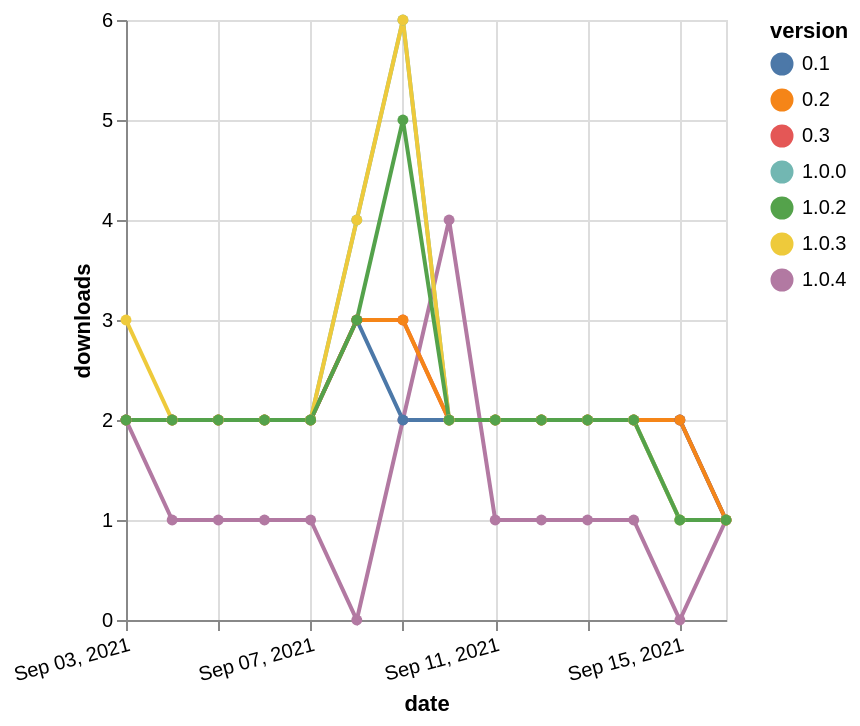

Vega-Lite specification stored for this chart:
### Vega-Lite specification from a JSON file in a GitHub repository (floating-point values rounded to 4 significant figures)
{"$schema": "https://vega.github.io/schema/vega-lite/v5.json", "description": "A simple bar chart with embedded data.", "data": {"values": [{"date": "2021-09-03", "total": 276, "delta": 2, "version": "1.0.4"}, {"date": "2021-09-04", "total": 277, "delta": 1, "version": "1.0.4"}, {"date": "2021-09-05", "total": 278, "delta": 1, "version": "1.0.4"}, {"date": "2021-09-06", "total": 279, "delta": 1, "version": "1.0.4"}, {"date": "2021-09-07", "total": 280, "delta": 1, "version": "1.0.4"}, {"date": "2021-09-08", "total": 280, "delta": 0, "version": "1.0.4"}, {"date": "2021-09-09", "total": 282, "delta": 2, "version": "1.0.4"}, {"date": "2021-09-10", "total": 286, "delta": 4, "version": "1.0.4"}, {"date": "2021-09-11", "total": 287, "delta": 1, "version": "1.0.4"}, {"date": "2021-09-12", "total": 288, "delta": 1, "version": "1.0.4"}, {"date": "2021-09-13", "total": 289, "delta": 1, "version": "1.0.4"}, {"date": "2021-09-14", "total": 290, "delta": 1, "version": "1.0.4"}, {"date": "2021-09-15", "total": 290, "delta": 0, "version": "1.0.4"}, {"date": "2021-09-16", "total": 291, "delta": 1, "version": "1.0.4"}, {"date": "2021-09-03", "total": 2539, "delta": 2, "version": "0.3"}, {"date": "2021-09-04", "total": 2541, "delta": 2, "version": "0.3"}, {"date": "2021-09-05", "total": 2543, "delta": 2, "version": "0.3"}, {"date": "2021-09-06", "total": 2545, "delta": 2, "version": "0.3"}, {"date": "2021-09-07", "total": 2547, "delta": 2, "version": "0.3"}, {"date": "2021-09-08", "total": 2550, "delta": 3, "version": "0.3"}, {"date": "2021-09-09", "total": 2553, "delta": 3, "version": "0.3"}, {"date": "2021-09-10", "total": 2555, "delta": 2, "version": "0.3"}, {"date": "2021-09-11", "total": 2557, "delta": 2, "version": "0.3"}, {"date": "2021-09-12", "total": 2559, "delta": 2, "version": "0.3"}, {"date": "2021-09-13", "total": 2561, "delta": 2, "version": "0.3"}, {"date": "2021-09-14", "total": 2563, "delta": 2, "version": "0.3"}, {"date": "2021-09-15", "total": 2565, "delta": 2, "version": "0.3"}, {"date": "2021-09-16", "total": 2566, "delta": 1, "version": "0.3"}, {"date": "2021-09-03", "total": 2579, "delta": 2, "version": "0.1"}, {"date": "2021-09-04", "total": 2581, "delta": 2, "version": "0.1"}, {"date": "2021-09-05", "total": 2583, "delta": 2, "version": "0.1"}, {"date": "2021-09-06", "total": 2585, "delta": 2, "version": "0.1"}, {"date": "2021-09-07", "total": 2587, "delta": 2, "version": "0.1"}, {"date": "2021-09-08", "total": 2590, "delta": 3, "version": "0.1"}, {"date": "2021-09-09", "total": 2592, "delta": 2, "version": "0.1"}, {"date": "2021-09-10", "total": 2594, "delta": 2, "version": "0.1"}, {"date": "2021-09-11", "total": 2596, "delta": 2, "version": "0.1"}, {"date": "2021-09-12", "total": 2598, "delta": 2, "version": "0.1"}, {"date": "2021-09-13", "total": 2600, "delta": 2, "version": "0.1"}, {"date": "2021-09-14", "total": 2602, "delta": 2, "version": "0.1"}, {"date": "2021-09-15", "total": 2604, "delta": 2, "version": "0.1"}, {"date": "2021-09-16", "total": 2605, "delta": 1, "version": "0.1"}, {"date": "2021-09-03", "total": 3122, "delta": 2, "version": "1.0.0"}, {"date": "2021-09-04", "total": 3124, "delta": 2, "version": "1.0.0"}, {"date": "2021-09-05", "total": 3126, "delta": 2, "version": "1.0.0"}, {"date": "2021-09-06", "total": 3128, "delta": 2, "version": "1.0.0"}, {"date": "2021-09-07", "total": 3130, "delta": 2, "version": "1.0.0"}, {"date": "2021-09-08", "total": 3134, "delta": 4, "version": "1.0.0"}, {"date": "2021-09-09", "total": 3140, "delta": 6, "version": "1.0.0"}, {"date": "2021-09-10", "total": 3142, "delta": 2, "version": "1.0.0"}, {"date": "2021-09-11", "total": 3144, "delta": 2, "version": "1.0.0"}, {"date": "2021-09-12", "total": 3146, "delta": 2, "version": "1.0.0"}, {"date": "2021-09-13", "total": 3148, "delta": 2, "version": "1.0.0"}, {"date": "2021-09-14", "total": 3150, "delta": 2, "version": "1.0.0"}, {"date": "2021-09-15", "total": 3151, "delta": 1, "version": "1.0.0"}, {"date": "2021-09-16", "total": 3152, "delta": 1, "version": "1.0.0"}, {"date": "2021-09-03", "total": 2521, "delta": 2, "version": "0.2"}, {"date": "2021-09-04", "total": 2523, "delta": 2, "version": "0.2"}, {"date": "2021-09-05", "total": 2525, "delta": 2, "version": "0.2"}, {"date": "2021-09-06", "total": 2527, "delta": 2, "version": "0.2"}, {"date": "2021-09-07", "total": 2529, "delta": 2, "version": "0.2"}, {"date": "2021-09-08", "total": 2532, "delta": 3, "version": "0.2"}, {"date": "2021-09-09", "total": 2535, "delta": 3, "version": "0.2"}, {"date": "2021-09-10", "total": 2537, "delta": 2, "version": "0.2"}, {"date": "2021-09-11", "total": 2539, "delta": 2, "version": "0.2"}, {"date": "2021-09-12", "total": 2541, "delta": 2, "version": "0.2"}, {"date": "2021-09-13", "total": 2543, "delta": 2, "version": "0.2"}, {"date": "2021-09-14", "total": 2545, "delta": 2, "version": "0.2"}, {"date": "2021-09-15", "total": 2547, "delta": 2, "version": "0.2"}, {"date": "2021-09-16", "total": 2548, "delta": 1, "version": "0.2"}, {"date": "2021-09-03", "total": 2962, "delta": 3, "version": "1.0.3"}, {"date": "2021-09-04", "total": 2964, "delta": 2, "version": "1.0.3"}, {"date": "2021-09-05", "total": 2966, "delta": 2, "version": "1.0.3"}, {"date": "2021-09-06", "total": 2968, "delta": 2, "version": "1.0.3"}, {"date": "2021-09-07", "total": 2970, "delta": 2, "version": "1.0.3"}, {"date": "2021-09-08", "total": 2974, "delta": 4, "version": "1.0.3"}, {"date": "2021-09-09", "total": 2980, "delta": 6, "version": "1.0.3"}, {"date": "2021-09-10", "total": 2982, "delta": 2, "version": "1.0.3"}, {"date": "2021-09-11", "total": 2984, "delta": 2, "version": "1.0.3"}, {"date": "2021-09-12", "total": 2986, "delta": 2, "version": "1.0.3"}, {"date": "2021-09-13", "total": 2988, "delta": 2, "version": "1.0.3"}, {"date": "2021-09-14", "total": 2990, "delta": 2, "version": "1.0.3"}, {"date": "2021-09-15", "total": 2991, "delta": 1, "version": "1.0.3"}, {"date": "2021-09-16", "total": 2992, "delta": 1, "version": "1.0.3"}, {"date": "2021-09-03", "total": 2902, "delta": 2, "version": "1.0.2"}, {"date": "2021-09-04", "total": 2904, "delta": 2, "version": "1.0.2"}, {"date": "2021-09-05", "total": 2906, "delta": 2, "version": "1.0.2"}, {"date": "2021-09-06", "total": 2908, "delta": 2, "version": "1.0.2"}, {"date": "2021-09-07", "total": 2910, "delta": 2, "version": "1.0.2"}, {"date": "2021-09-08", "total": 2913, "delta": 3, "version": "1.0.2"}, {"date": "2021-09-09", "total": 2918, "delta": 5, "version": "1.0.2"}, {"date": "2021-09-10", "total": 2920, "delta": 2, "version": "1.0.2"}, {"date": "2021-09-11", "total": 2922, "delta": 2, "version": "1.0.2"}, {"date": "2021-09-12", "total": 2924, "delta": 2, "version": "1.0.2"}, {"date": "2021-09-13", "total": 2926, "delta": 2, "version": "1.0.2"}, {"date": "2021-09-14", "total": 2928, "delta": 2, "version": "1.0.2"}, {"date": "2021-09-15", "total": 2929, "delta": 1, "version": "1.0.2"}, {"date": "2021-09-16", "total": 2930, "delta": 1, "version": "1.0.2"}]}, "width": "container", "mark": {"type": "line", "point": {"filled": true}}, "encoding": {"x": {"field": "date", "type": "temporal", "timeUnit": "yearmonthdate", "title": "date", "axis": {"labelAngle": -15}}, "y": {"field": "delta", "type": "quantitative", "title": "downloads"}, "color": {"field": "version", "type": "nominal"}, "tooltip": {"field": "delta"}}}
